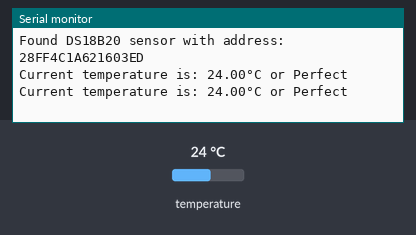
Simulated run of this program. Board: ESP8266 (Wemos D1 mini). Parts: the last lines printed to the serial monitor. Inputs (shaded band) come from the test bench; at power-on: temperature 24 °C.

Above: at 7.3 s.
7.4 s: temperature set to 12 °C
At 13.0 s:
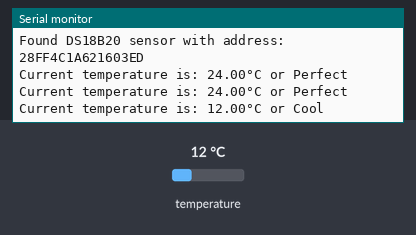
19.3 s: temperature set to 28 °C
At 25.2 s:
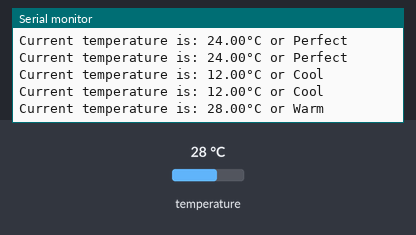
31.1 s: temperature set to 33 °C
At 36.2 s:
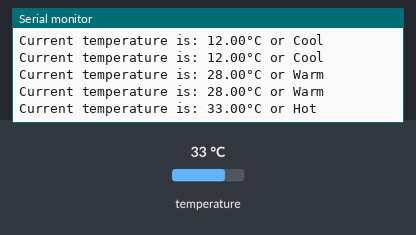
42.6 s: temperature set to 41 °C
At 48.4 s:
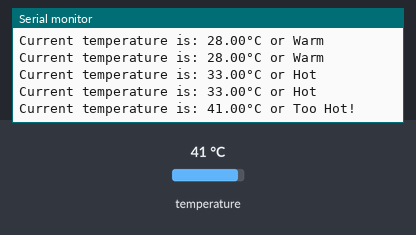
54.1 s: temperature set to 9 °C
At 59.4 s:
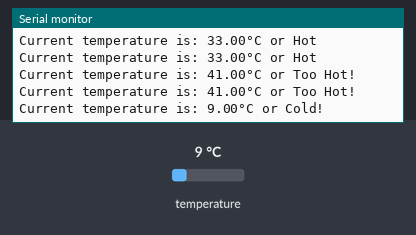

The program:

main.cpp
```cpp
// Acadia University - COMP 5163
//
// DS18B20
// Statement of Authorship - 2026-10-21
// Author: Michael Berryman
// Version: 1.0
//
#include <Arduino.h>
#include <OneWire.h>
#include <DallasTemperature.h>

const int ONE_WIRE_BUS = D3;
OneWire _oneWire(ONE_WIRE_BUS);
DallasTemperature DS18B20(&_oneWire);
bool _bSensorPresent = false;

void setup() {
  Serial.begin(115200);
  // newline for readability
  Serial.println();
  DS18B20.begin();
  DeviceAddress address;
  if (DS18B20.getAddress(address, 0)) {
    char sAddress[17];
    for (uint8_t i = 0; i < sizeof(DeviceAddress); i++) {
      sprintf(&sAddress[i * 2], "%02X", address[i]);
    }
    Serial.printf("Found DS18B20 sensor with address: %s\n", sAddress);
    _bSensorPresent = true;
  }
  else
  {
    Serial.println("No DS18B20 temperature sensors are installed!");
  }
}

void loop() {
  if (!_bSensorPresent) {
    return;
  }
  float fTemp;
  char sJudgement[9] = "";
  DS18B20.requestTemperatures();
  fTemp = DS18B20.getTempCByIndex(0);
  if (fTemp < 10.0) {
    strcpy(sJudgement, "Cold!");
  } else if (fTemp >= 10 && fTemp <= 15.0) {
    strcpy(sJudgement, "Cool");
  } else if (fTemp > 15 && fTemp <= 25.0) {
    strcpy(sJudgement, "Perfect");
  } else if (fTemp > 25 && fTemp <= 30.0) {
    strcpy(sJudgement, "Warm");
  } else if (fTemp > 30 && fTemp <= 35.0) {
    strcpy(sJudgement, "Hot");
  } else {
    strcpy(sJudgement, "Too Hot!");
  }
  Serial.printf("Current temperature is: %.2f°C or %s\n", fTemp, sJudgement);
  delay(5000);
}
```

Measured:
- after the input at 7.4 s, the serial monitor: prints a new line after 4.9 s (image 1)
- after the input at 19.3 s, the serial monitor: prints a new line after 4.6 s (image 2)
- after the input at 31.1 s, the serial monitor: prints a new line after 4.3 s (image 3)
- after the input at 42.6 s, the serial monitor: prints a new line after 4.3 s (image 4)
- after the input at 54.1 s, the serial monitor: prints a new line after 4.3 s (image 5)
